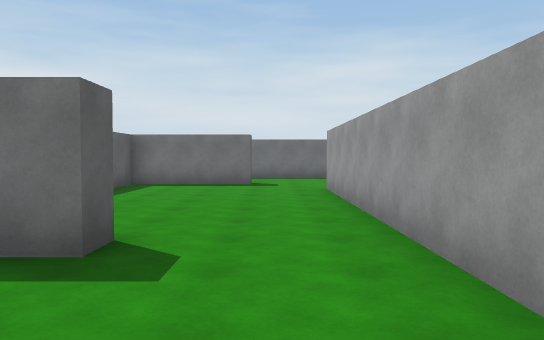
View 1 (above)

24 first-person views from a walk through a 3-D level made in the Unity game engine. The camera is 1.5 m above the floor, tilts 2° down and sees 70° across. The floor is counted in squares, 2 m on a side. Each view is taken from the middle of a square. On the plan, view 1 faces up. The plan holds only what a view shows up to about 12 squares ahead; the rest is blank. The place goes on beyond the plan. The player character is not drawn.

View 2
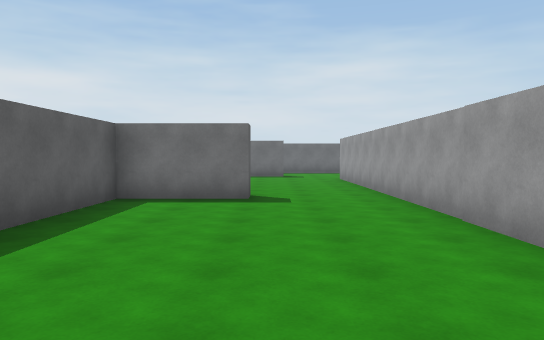

View 3
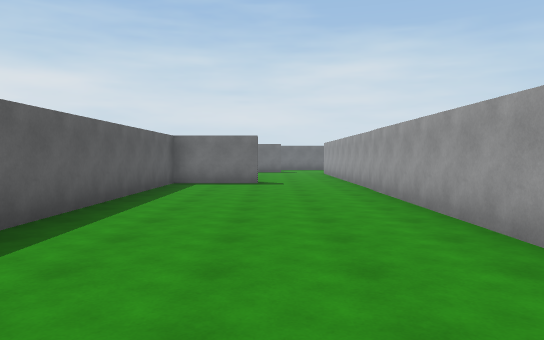

View 4
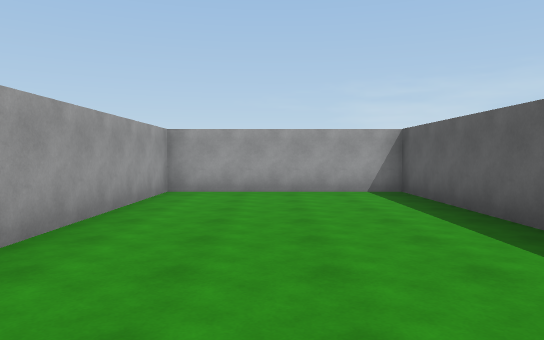

View 5
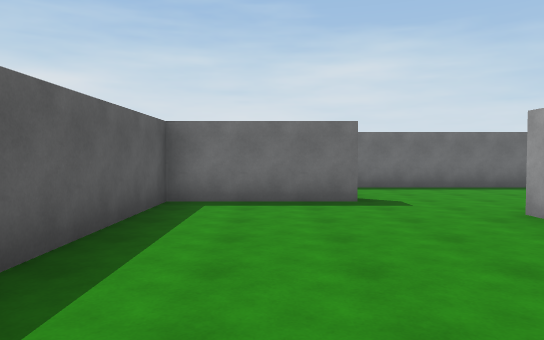

View 6
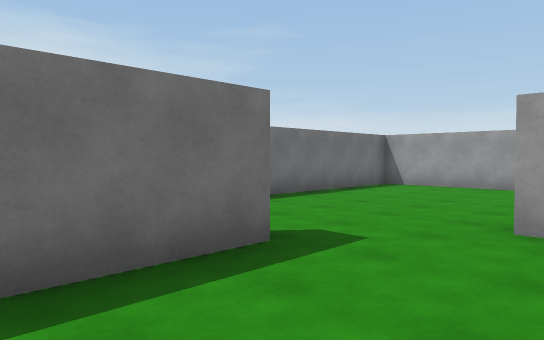

View 7
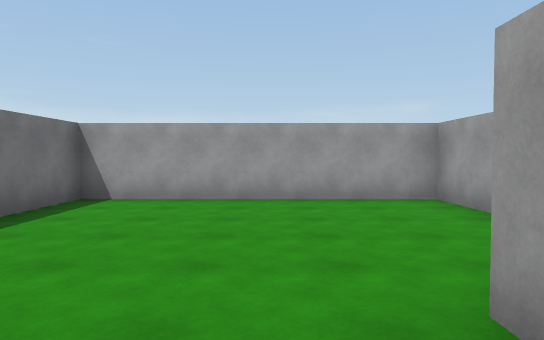

View 8
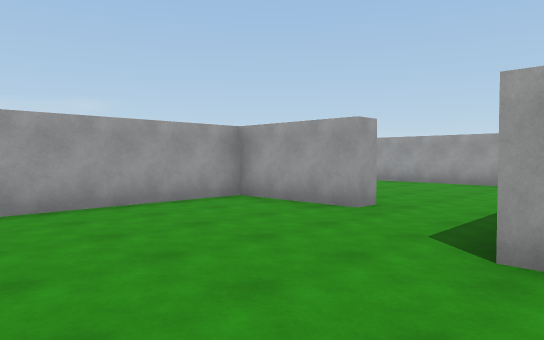

View 9
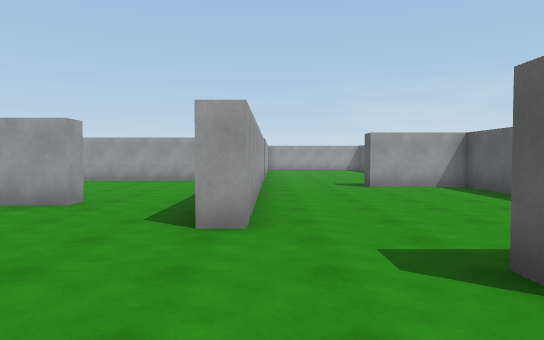

View 10
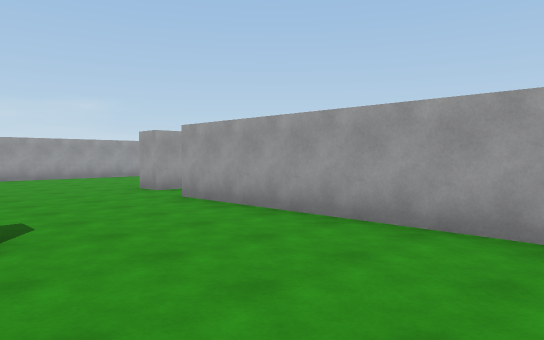

View 11
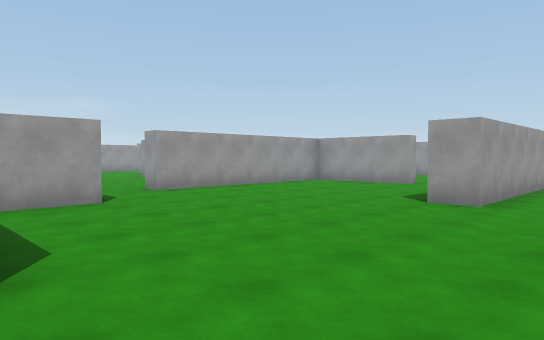

View 12
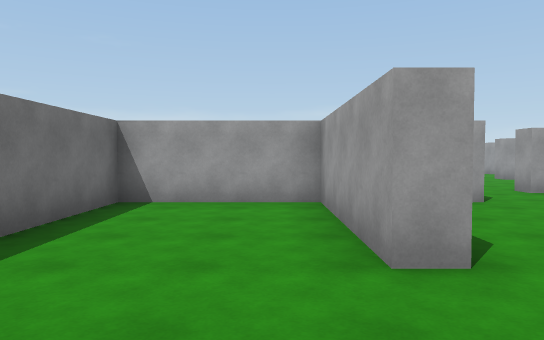

View 13
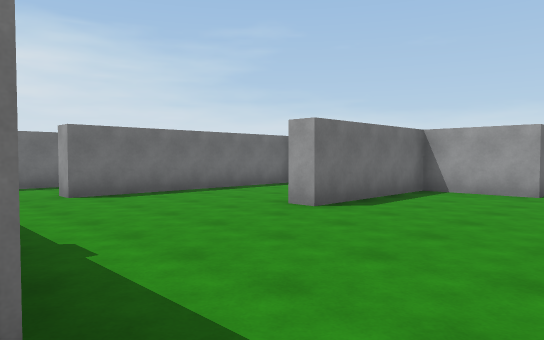

View 14
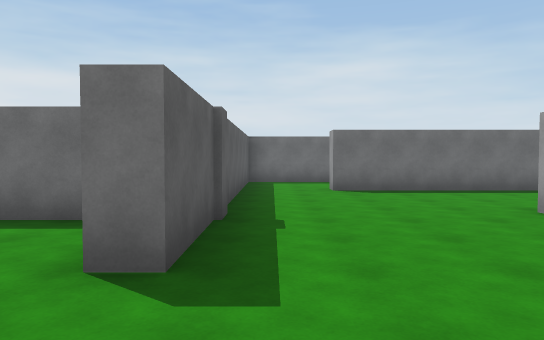

View 15
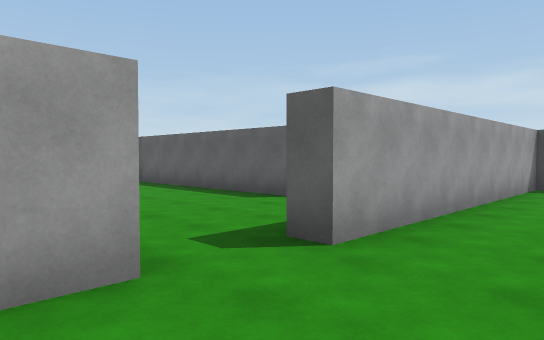

View 16
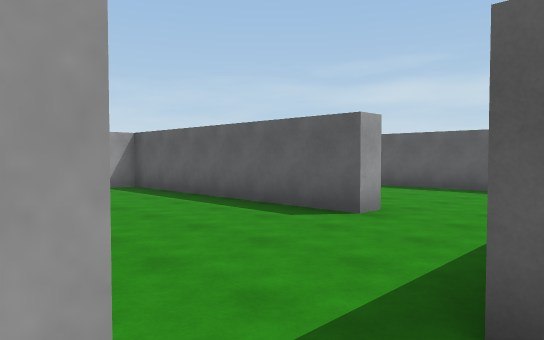

View 17
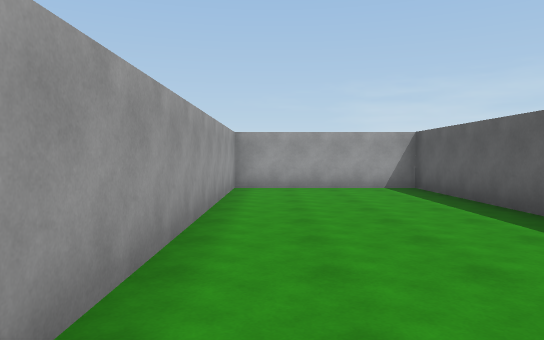

View 18
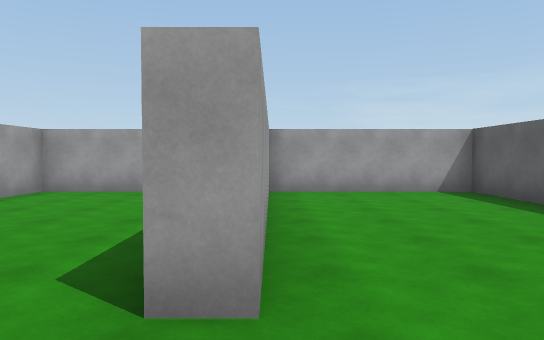

View 19
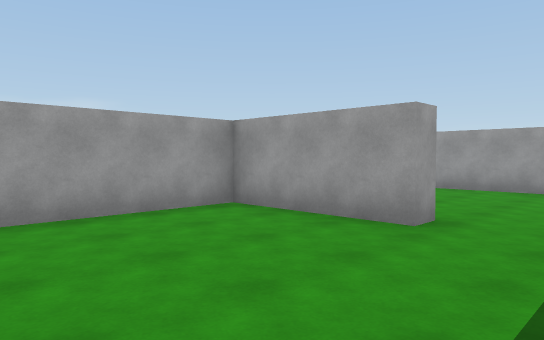

View 20
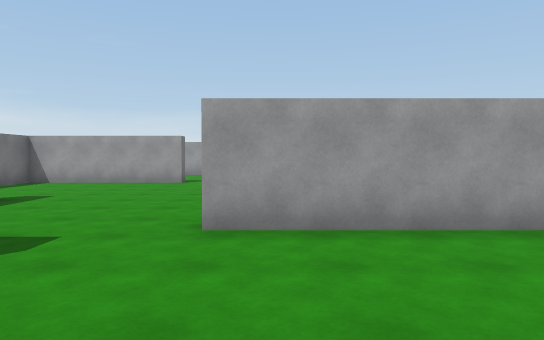

View 21
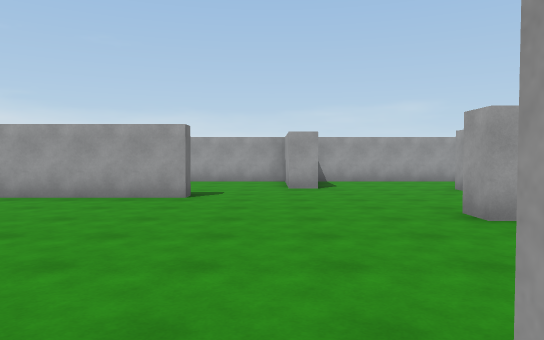

View 22
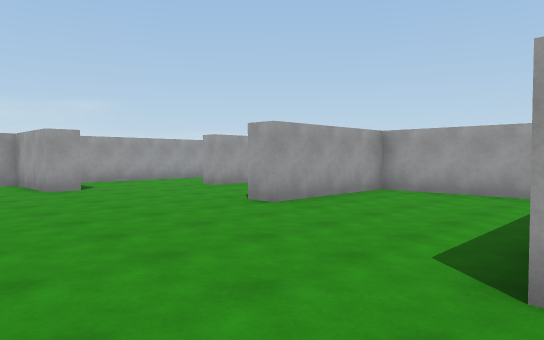

View 23
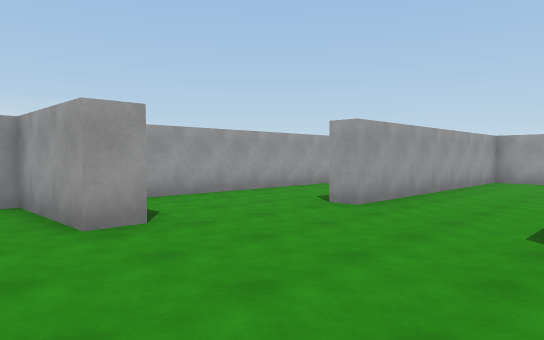

View 24
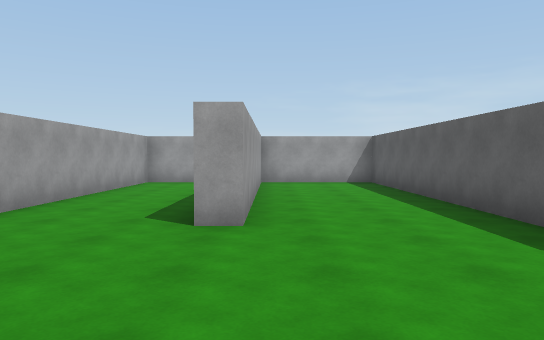

### Floor plan
Points are (right, up) in squares from view 1. A wall is a line through its corners. A room is listed if a view was taken in it or the views show most of it. See-through windows are left out.
Room 1 (views 1, 2, 3, 4, 5, 6, 7, 8, 9)
walls: (4.1, 7.1) (6.8, 7.1) (6.8, 13.4) (0, 13.4); (-0.6, 10.9) (-0.6, 10.4) (-3.8, 10.4) (-3.8, 3.5) (-1.4, 3.5) (-1.4, 2.9) (-3.8, 2.9) (-3.8, -8.2) (1.2, -8.2) (1.2, 9) (1.9, 9)
ways out: opening at (3.5, 7) to room 2
Room 2 (views 10, 11, 12, 13, 14, 15, 16, 17, 19, 20)
walls: (10.9, 0.7) (11.8, 0.7); (5.9, 6.6) (4.8, 6.6); (15.8, 4.5) (15.3, 4.5) (15.3, 6.6) (11.6, 6.6) (11.6, 7.1) (15.3, 7.1) (15.3, 10.4) (9.3, 10.4) (9.3, 11.1); (4.1, 6.5) (4.1, 7.1); (7.3, 11.4) (7.3, 4.5) (6.8, 4.5); (13.8, -3) (16.9, -3) (16.9, 2.7); (1.8, 1.1) (9.3, 1.1) (9.3, 0.5)
ways out: opening at (3.5, 7) to room 1; opening at (16, 3.5) to room 4; opening at (10, 0) to room 5; opening at (8.5, 11); opening at (12.5, -3)
Room 3 (view 18)
walls: (1.8, -6) (1.8, -8.2) (6.1, -8.2); (6.1, -6.2) (6.1, -1.8) (6.6, -1.8); (1.8, -1.6) (1.8, -4.2)
ways out: opening at (6, -0.5) to room 5
Room 4 (views 21, 22, 23, 24)
walls: (22.1, -1) (22.1, -8.2) (25.3, -8.2) (25.3, -1.2) (25.9, -1.2); (26.1, 1.9) (26.1, 2.7) (28.6, 2.7) (28.6, 5.5); (24.5, 4.5) (24, 4.5) (24, 8.9) (22.8, 8.9); (18.5, -3) (21.5, -3) (21.5, 0.5) (22.1, 0.5); (16.9, 2.7) (17.5, 2.7); (27.2, -8.2) (28.6, -8.2) (28.6, 1.6)
ways out: opening at (16, 3.5) to room 2
Room 5 (no view inside)
walls: (6.6, -1.8) (6.6, -8.2) (10.9, -8.2) (10.9, 0.7)
ways out: opening at (10, 0) to room 2; opening at (6, -0.5) to room 3

Positions as (right, up) in squares from view 1, and headings:
1: (0, 0), facing up
2: (-1, -4), facing up
3: (-1, -8), facing up
4: (-1, 0), facing down
5: (-2, 4), facing up
6: (-3, 8), facing up-right
7: (0, 10), facing right
8: (1, 12), facing down-right
9: (1, 13), facing down
10: (3, 5), facing down-right
11: (9, 7), facing down-right
12: (9, 8), facing right
13: (7, 3), facing up-right
14: (8, 2), facing up
15: (12, 3), facing down-left
16: (11, 1), facing down-left
17: (10, 1), facing down
18: (6, 0), facing down
19: (12, 1), facing down-right
20: (13, 2), facing right
21: (17, 3), facing right
22: (17, 5), facing down-right
23: (22, 4), facing down-right
24: (25, 3), facing down
